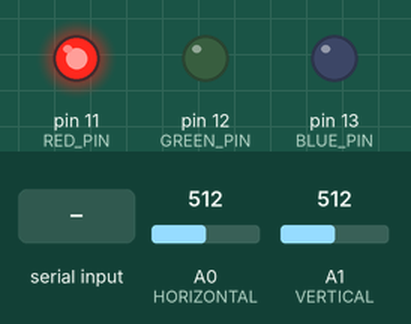
This sketch was run on a simulated Arduino Uno, built with avr-gcc and run on an emulated ATmega328P. Shown: output pins drawn as LEDs (lit = HIGH). Dashed ring = blinking. The test bench sets the inputs (shaded band); at power-on: A0 (HORIZONTAL) = 512, A1 (VERTICAL) = 512. What the sketch prints to the serial monitor is not drawn.

Above: at 1.2 s.
1.3 s: "90,45\n" received over Serial
At 2.1 s:
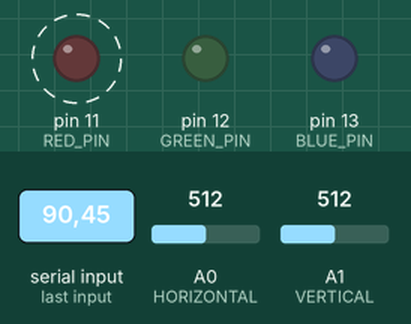
4.3 s: "2\n" received over Serial
At 7.1 s:
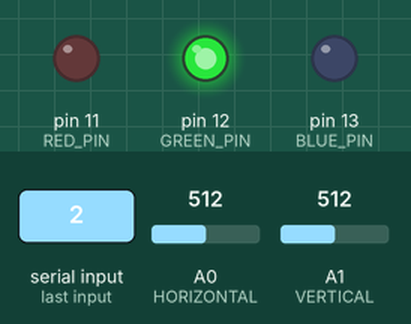
7.3 s: "3\n" received over Serial
At 9.3 s:
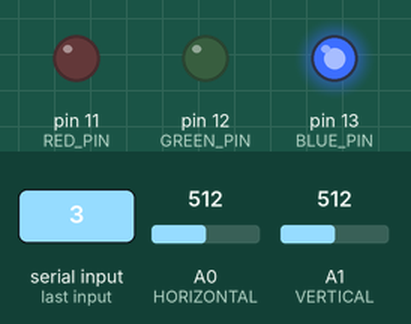
9.8 s: "30,150\n" received over Serial
At 11.1 s:
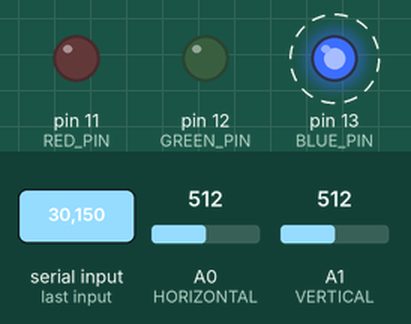
11.3 s: "0\n" received over Serial
Timing chart, 0 to 14.3 s (numbered marks = the images above; inputs shaded):
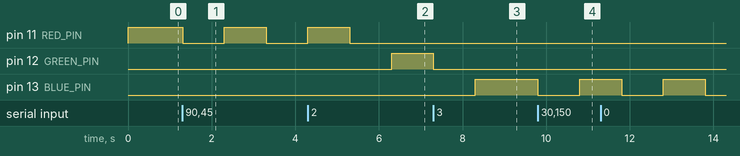

The sketch:

serialCommunication.ino
```cpp
#define RED_PIN  11
#define GREEN_PIN 12
#define BLUE_PIN   13

#define HORIZONTAL 0
#define VERTICAL 1

void setup() {
  Serial.begin(9600);

  pinMode ( BLUE_PIN , OUTPUT );    // set BLUE_PIN as OUTPUT
  pinMode ( GREEN_PIN , OUTPUT );   // set GREEN_PIN as OUTPUT
  pinMode ( RED_PIN , OUTPUT );     // set RED_PIN as OUTPUT

  digitalWrite(RED_PIN, 1);
}

void turnOffAll() {
   digitalWrite(RED_PIN, 0);
   digitalWrite(GREEN_PIN, 0);
   digitalWrite(BLUE_PIN, 0);
}

int pinoutLED = 11;

void loop() {

  while (Serial.available() == 0) {
  }

  int barva = Serial.parseInt();

  int x = analogRead(HORIZONTAL);
  int y = analogRead(VERTICAL);

  Serial.print( x );

  turnOffAll();
  delay(1000);

  switch (barva) {
    case 1:
      pinoutLED = 11;
      break;

    case 2:
      pinoutLED = 12;
      break;

    case 3:
      pinoutLED = 13;
      break;

    default:
      Serial.println("Unknown LED");
  }

  digitalWrite(pinoutLED, 1);
  delay(1000);
}
```

Measured:
- after the input at 1.3 s, pin 11 (RED_PIN): HIGH → LOW at once, → HIGH 1.0 s later, → LOW 1.0 s later
- after the input at 4.3 s, pin 12 (GREEN_PIN): LOW → HIGH after 2.0 s
- after the input at 7.3 s, pin 13 (BLUE_PIN): LOW → HIGH after 1.0 s
- after the input at 9.8 s, pin 13 (BLUE_PIN): HIGH → LOW after 0.00 s instead of 0.51 s
